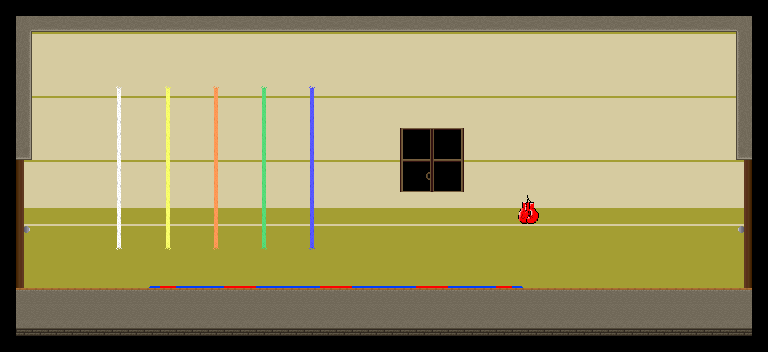

This game map was drawn from its Tiled (.tmx) file and the tilesets committed beside it. A one-line description and the trimmed map source follow:
An orthogonal 48x22 tile map with 16x16 px tiles, 3 tile layers (bg wall, bg obj, fg + side walls) and 1 object.

<map version="1.0" orientation="orthogonal" renderorder="left-up" width="48" height="22" tilewidth="16" tileheight="16" nextobjectid="2">
 <tileset firstgid="1" name="tiles" tilewidth="16" tileheight="16" tilecount="1024" columns="32">
  <image source="tiles.png" width="512" height="512" />
 </tileset>
 <layer name="bg wall" width="48" height="22">
  <data>[1056 cells, 738 non-empty, 20 distinct tile ids]</data>
 </layer>
 <layer name="bg obj" width="48" height="22">
  <data>[1056 cells, 83 non-empty, 17 distinct tile ids]</data>
 </layer>
 <layer name="fg + side walls" width="48" height="22">
  <data>[1056 cells, 216 non-empty, 8 distinct tile ids]</data>
 </layer>
 <objectgroup name="Calque d'objets 1">
  <object id="1" x="591.333" y="256" height="0.666667" />
 </objectgroup>
</map>
